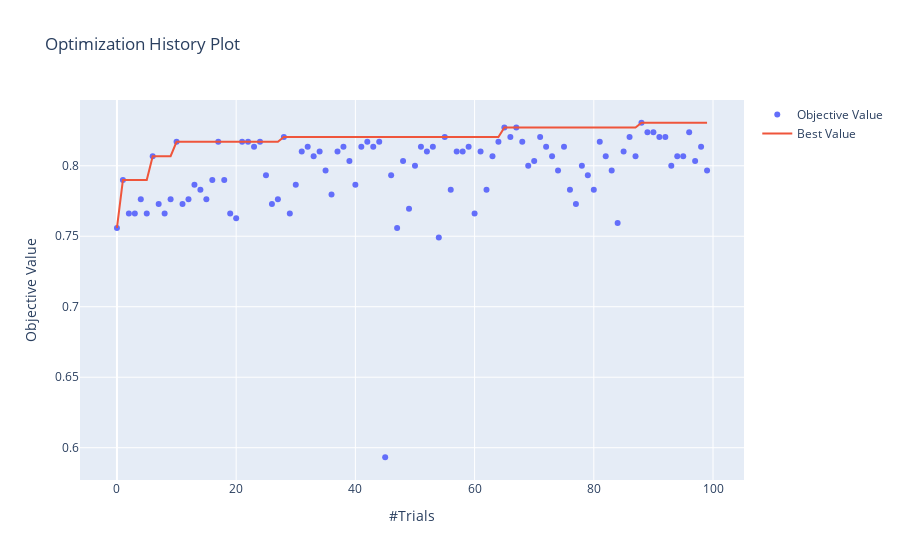
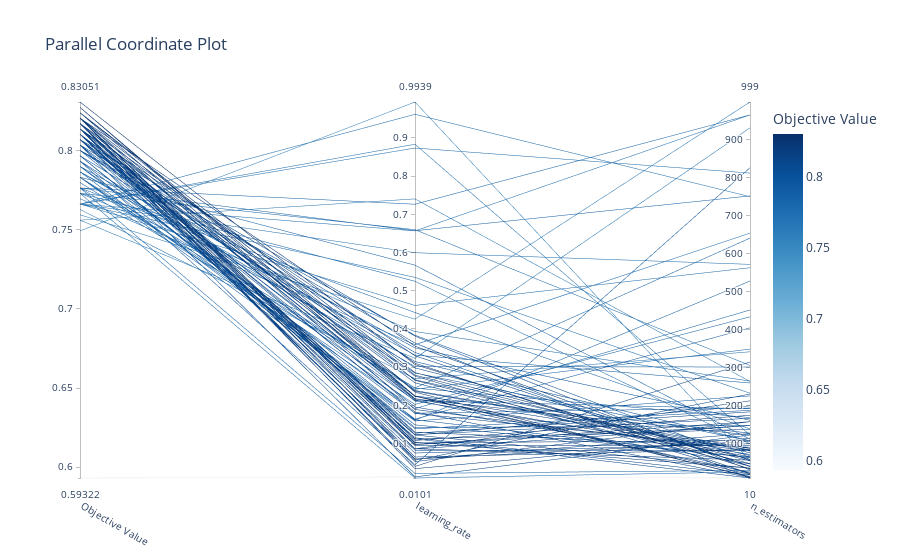
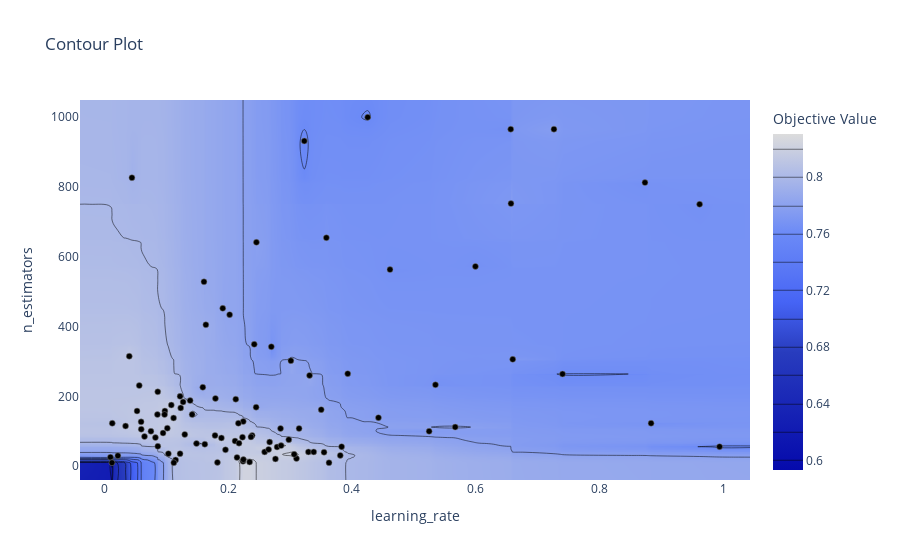

These figures' notebook cell, in order:
### Code cell
print(study.best_params)
plot_optimization_history(study).show()
plot_parallel_coordinate(study).show()
plot_param_importances(study)
plot_contour(study).show()
# plot_intermediate_values(study) in case of pruning
